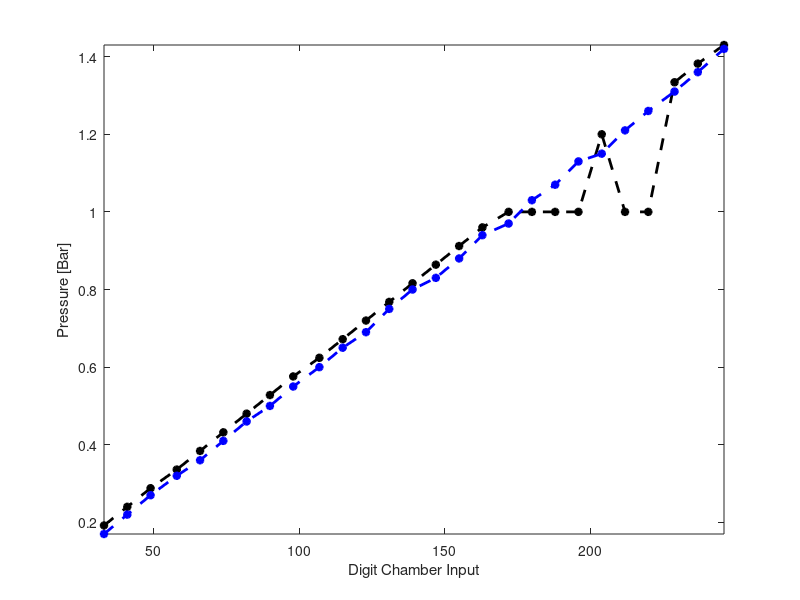

MATLAB code to generate this figure: (Note: this script raises an error after producing the figure.)
clear all;close all;clc;
% Create plots for the relationship between the digits and the pressure in
% the pnuematic actuators
MAT = csvread('PressureDigit_Relationship.csv');


Digits = MAT(1:2:end,1);
Voltage = MAT(1:2:end,2);  % V = Digit*5/255
Pressure = MAT(1:2:end,3);
Real_Pressure = MAT(1:2:end,4);


plot(Digits,Pressure,'k--*','DisplayName','Pressure','linewidth',2)
hold on
plot(Digits,Real_Pressure,'b--*','DisplayName','Real Pressure','linewidth',2)
xlabel('Digit Chamber Input')
xlim([33,246])
ylabel('Pressure [Bar]')
ylim([0.17,1.43])
yyaxis right 
plot(Digits,Voltage,'r--*','DisplayName','Voltage','linewidth',2)
ylabel('Voltage [V]')
ylim([0.64,4.82])
grid on 
legend('Location','southeast')
set(gca, 'LooseInset', get(gca,'TightInset'))
saveas(gcf,'Pressure_Digit_Relationship.pdf')